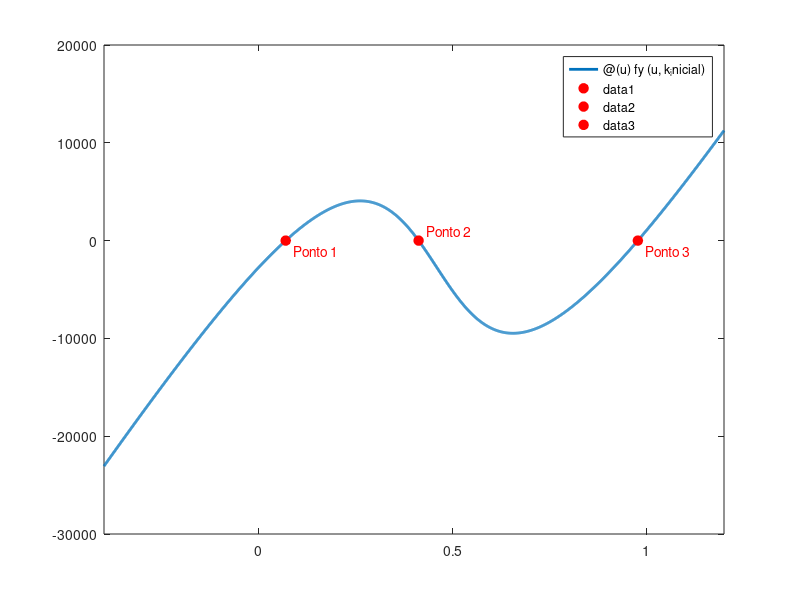

Write the MATLAB code that produced this figure. (Note: this script raises an error after producing the figure.)
clear all; clc
%addpath("src\problens_of_mechatronic\Projeto 1\functions") % Acabou nem sendo usado

% Condições iniciais
l1_inicial = 0.5; % Comprimento da mola 1 (m)
k_inicial = 15000; % Constante elástica (N/m)
m = 200 + 76; % Massa total (kg) (200 + dois ´ultimos d´ıgitos do n´umero USP do aluno)
d = 0.2; % Distância horizontal entre as molas (m)
g = 9.81; % Aceleração da gravidade (m/s^2)

% l1 = sqrt(d^2 + h^2)
% l2 = sqrt((2*d)^2 + h^2)

% Primeira parte: Analisar pontos de equilíbrio do sistema a partir da função fy, com fzero

h_inicial = sqrt(l1_inicial^2 - d^2); % Altura inicial do sistema (m)
l2_inicial = sqrt((2*d)^2 + h_inicial^2); % Comprimento da mola 2 (m)

l1 = @(u) sqrt(d^2 + (h_inicial - u)^2); % Comprimento da mola 1 em função de u
forca_mola1 = @(u, k) k * (l1_inicial - l1(u))*(h_inicial - u)/l1(u); % Força da mola 1

l2 = @(u) sqrt((2*d)^2 + (h_inicial - u)^2); % Comprimento da mola 2 em função de u
forca_mola2 = @(u, k) k * (l2_inicial - l2(u))*(h_inicial - u)/l2(u); % Força da mola 2

fy = @(u, k) 2* forca_mola1(u, k) + 2*forca_mola2(u, k) - m * g;

% Gera o gráfico da função fy e marca os pontos onde fy é zero
figure
fplot(@(u) fy(u, k_inicial), [-0.4, 1.2], 'LineWidth', 2); % Gera gráfico da função fy
hold on;
plot(fzero(@(u) fy(u, k_inicial), 0.1), 0, 'ro', 'MarkerFaceColor', 'r', 'MarkerSize', 7); % Marca o ponto onde fy é zero próximo de 0.1
text(fzero(@(u) fy(u, k_inicial), 0.1) + 0.02, -1000, 'Ponto 1', 'Color', 'r');
hold on;
plot(fzero(@(u) fy(u, k_inicial), 0.4), 0, 'ro', 'MarkerFaceColor', 'r', 'MarkerSize', 7); % Marca o ponto onde fy é zero próximo de 0.4
text(fzero(@(u) fy(u, k_inicial), 0.4) + 0.02, 1000, 'Ponto 2', 'Color', 'r');
hold on;
plot(fzero(@(u) fy(u, k_inicial), 1.0), 0, 'ro', 'MarkerFaceColor', 'r', 'MarkerSize', 7); % Marca o ponto onde fy é zero próximo de 1.0
text(fzero(@(u) fy(u, k_inicial), 1.0) + 0.02, -1000, 'Ponto 3', 'Color', 'r');
hold on;
yline(0, 'r--', 'LineWidth', 1.5);
% Configurações do gráfico 1
xlabel('Deslocamento da variável u (m)');
ylabel('Força Resultante (N)');
grid on;

% Encontrar os pontos onde fy é zero usando fzero
raizes = [fzero(@(u) fy(u, k_inicial), 0.1), fzero(@(u) fy(u, k_inicial), 0.4), fzero(@(u) fy(u, k_inicial), 1.0)];

% Segunda parte do trabalho: Determinar a equação analítica de keq e verificar 
% os valores próximos aos pontos de equilíbrio encontrados

% Declarando u como variável simbólica
syms u_sym;

% Reescrevendo os comprimentos 
l1_sym = sqrt(d^2 + (h_inicial - u_sym)^2);
l2_sym = sqrt((2*d)^2 + (h_inicial - u_sym)^2);

% Forças simbólicas das molas
F1y_sym = k_inicial * (l1_inicial - l1_sym) * (h_inicial - u_sym) / l1_sym;
F2y_sym = k_inicial * (l2_inicial - l2_sym) * (h_inicial - u_sym) / l2_sym;

% Força restauradora total das molas
F_molas_sym = 2 * F1y_sym + 2 * F2y_sym;

% Derivando para encontrar a equação analítica de keq
keq_equacao = diff(F_molas_sym, u_sym);
keq_simplidicado = simplify(keq_equacao);
keq_simplidicado = simplify(keq_simplidicado);

% Converte a expressão simbólica em uma função que o MATLAB pode calcular e plotar
keq_plotavel = matlabFunction(keq_equacao);

k_1 = double(subs(keq_equacao, u_sym, raizes(1))); % Substituindo o valor de u próximo ao ponto de equilíbrio encontrado
k_2 = double(subs(keq_equacao, u_sym, raizes(2))); % Substituindo o valor de u próximo ao ponto de equilíbrio encontrado
k_3 = double(subs(keq_equacao, u_sym, raizes(3))); % Substituindo o valor de u próximo ao ponto de equilíbrio encontrado

k_eq_nas_raizes = [k_1, k_2, k_3]; % Organizando os valores de keq próximos aos pontos de equilíbrio encontrados

% Gerar o gráfico da rigidez efetiva keq em função de u
figure;
fplot(keq_plotavel, [0, 1.2], 'LineWidth', 2, 'Color', 'b');
hold on;
plot(raizes, k_eq_nas_raizes, 'ro', 'MarkerFaceColor', 'r', 'MarkerSize', 7); % Marca os pontos de equilíbrio encontrados
grid on;
xlabel('Deslocamento u (m)');
ylabel('Rigidez Efetiva k_{eq} (N/m)');

% Para a parte 3, vamos investigar a influência de k
% se seu valor é aumentado ou diminuído em 50%
k_aumentado = 1.5 * k_inicial; % 22500 N/m
k_diminuido = 0.5 * k_inicial; % 7500 N/m

% Gerar gráficos para k aumentado e diminuído
figure
fplot(@(u) fy(u, k_aumentado), [-0.4, 1.2], 'LineWidth', 2, 'Color', 'y'); % Gráfico para k aumentado
hold on;
fplot(@(u) fy(u, k_diminuido), [-0.4, 1.2], 'LineWidth', 2, 'Color', 'g'); % Gráfico para k diminuído
hold on;
fplot(@(u) fy(u, k_inicial), [-0.4, 1.2], 'LineWidth', 2, 'Color', 'b'); % Gráfico para k inicial
yline(0, 'r--', 'LineWidth', 1.5); % Linha em y = 0
text(-0.39, 1250, 'y = 0', 'Color', 'r','FontSize', 9);
yline(-m*g, 'k--', 'LineWidth', 1.5); % Linha em y = -m*g
text(-0.39, -m*g*0.5, 'y = -m*g', 'Color', 'k','FontSize', 9);
plot(0, -m*g, 'ko', 'MarkerFaceColor', 'k', 'MarkerSize', 7); % Marca o ponto onde u = 0 e fy = -m*g
hold on;
plot(h_inicial, -m*g, 'ko', 'MarkerFaceColor', 'k', 'MarkerSize', 7); % Marca o ponto onde u = h_inicial e fy = -m*g
hold on;
plot(2*h_inicial, -m*g, 'ko', 'MarkerFaceColor', 'k', 'MarkerSize', 7); % Marca o ponto onde u = 2*h_inicial e fy = -m*g
% Configurações do gráfico 2
grid on;
xlabel('Deslocamento da variável u (m)');
ylabel('Força Resultante (N)');
legend('k aumentado (22,5 kN/m)', 'k diminuído (7,5 kN/m)', 'k inicial (15 kN/m)');

% Encontrar os pontos onde fy é zero usando fzero
raizes_k_aumentado = [fzero(@(u) fy(u, k_aumentado), 0.1), fzero(@(u) fy(u, k_aumentado), 0.4), fzero(@(u) fy(u, k_aumentado), 1.0)];

% Encontrar os pontos onde fy é zero usando fzero
raizes_k_diminuido = [fzero(@(u) fy(u, k_diminuido), 0.1), fzero(@(u) fy(u, k_diminuido), 0.4), fzero(@(u) fy(u, k_diminuido), 1.0)];
